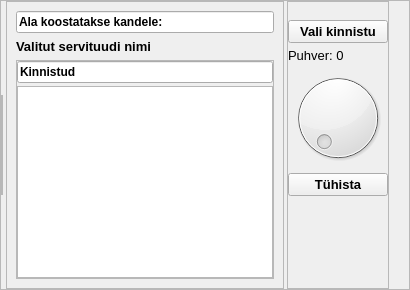
          <widget class="QFrame" name="fSelectedItem">
           <property name="frameShape">
            <enum>QFrame::StyledPanel</enum>
           </property>
           <property name="frameShadow">
            <enum>QFrame::Raised</enum>
           </property>
           <layout class="QHBoxLayout" name="horizontalLayout_3">
            <property name="spacing">
             <number>3</number>
            </property>
            <property name="leftMargin">
             <number>0</number>
            </property>
            <property name="topMargin">
             <number>0</number>
            </property>
            <property name="rightMargin">
             <number>20</number>
            </property>
            <property name="bottomMargin">
             <number>0</number>
            </property>
            <item>
             <widget class="QFrame" name="fItemSelections">
              <property name="minimumSize">
               <size>
                <width>0</width>
                <height>100</height>
               </size>
              </property>
              <property name="maximumSize">
               <size>
                <width>16777215</width>
                <height>100</height>
               </size>
              </property>
              <property name="frameShape">
               <enum>QFrame::StyledPanel</enum>
              </property>
              <property name="frameShadow">
               <enum>QFrame::Raised</enum>
              </property>
              <layout class="QHBoxLayout" name="horizontalLayout_5">
               <property name="spacing">
                <number>5</number>
               </property>
               <property name="leftMargin">
                <number>0</number>
               </property>
               <property name="topMargin">
                <number>0</number>
               </property>
               <property name="rightMargin">
                <number>0</number>
               </property>
               <property name="bottomMargin">
                <number>0</number>
               </property>
              </layout>
             </widget>
            </item>
            <item>
             <widget class="QFrame" name="frame_3">
              <property name="frameShape">
               <enum>QFrame::StyledPanel</enum>
              </property>
              <property name="frameShadow">
               <enum>QFrame::Raised</enum>
              </property>
              <layout class="QVBoxLayout" name="verticalLayout_11">
               <item>
                <widget class="QLineEdit" name="leInfo">
                 <property name="font">
                  <font>
                   <pointsize>9</pointsize>
                   <weight>75</weight>
                   <bold>true</bold>
                   <kerning>true</kerning>
                  </font>
                 </property>
                 <property name="text">
                  <string>Ala koostatakse kandele:</string>
                 </property>
                 <property name="readOnly">
                  <bool>true</bool>
                 </property>
                </widget>
               </item>
               <item>
                <widget class="QLabel" name="lSelectedEasment">
                 <property name="font">
                  <font>
                   <pointsize>10</pointsize>
                   <weight>75</weight>
                   <bold>true</bold>
                  </font>
                 </property>
                 <property name="text">
                  <string>Valitut servituudi nimi</string>
                 </property>
                </widget>
               </item>
               <item>
                <widget class="QFrame" name="frame">
                 <property name="frameShape">
                  <enum>QFrame::StyledPanel</enum>
                 </property>
                 <property name="frameShadow">
                  <enum>QFrame::Raised</enum>
                 </property>
                 <layout class="QVBoxLayout" name="verticalLayout_5">
                  <property name="spacing">
                   <number>3</number>
                  </property>
                  <property name="leftMargin">
                   <number>0</number>
                  </property>
                  <property name="topMargin">
                   <number>0</number>
                  </property>
                  <property name="rightMargin">
                   <number>0</number>
                  </property>
                  <property name="bottomMargin">
                   <number>0</number>
                  </property>
                  <item>
                   <widget class="QLineEdit" name="leSelectedProperties">
                    <property name="font">
                     <font>
                      <pointsize>9</pointsize>
                      <weight>75</weight>
                      <bold>true</bold>
                      <kerning>true</kerning>
                     </font>
                    </property>
                    <property name="text">
                     <string>Kinnistud</string>
                    </property>
                    <property name="readOnly">
                     <bool>true</bool>
                    </property>
                   </widget>
                  </item>
                  <item>
                   <widget class="QTableView" name="tvProperties"/>
                  </item>
                 </layout>
                </widget>
               </item>
              </layout>
             </widget>
            </item>
            <item>
             <widget class="QFrame" name="frame_6">
              <property name="frameShape">
               <enum>QFrame::StyledPanel</enum>
              </property>
              <property name="frameShadow">
               <enum>QFrame::Raised</enum>
              </property>
              <layout class="QVBoxLayout" name="verticalLayout">
               <property name="spacing">
                <number>5</number>
               </property>
               <property name="leftMargin">
                <number>0</number>
               </property>
               <property name="topMargin">
                <number>18</number>
               </property>
               <property name="rightMargin">
                <number>0</number>
               </property>
               <property name="bottomMargin">
                <number>0</number>
               </property>
               <item>
                <widget class="QPushButton" name="pbValiKinnistu">
                 <property name="font">
                  <font>
                   <pointsize>10</pointsize>
                   <weight>75</weight>
                   <bold>true</bold>
                  </font>
                 </property>
                 <property name="text">
                  <string>Vali kinnistu</string>
                 </property>
                 <property name="icon">
                  <iconset>
                   <normaloff>../../../icons/iconoir--map-pin-plus_asukoht.svg</normaloff>../../../icons/iconoir--map-pin-plus_asukoht.svg</iconset>
                 </property>
                 <property name="iconSize">
                  <size>
                   <width>18</width>
                   <height>18</height>
                  </size>
                 </property>
                </widget>
               </item>
               <item>
                <widget class="QLabel" name="label">
                 <property name="font">
                  <font>
                   <pointsize>10</pointsize>
                  </font>
                 </property>
                 <property name="text">
                  <string>Puhver: 0</string>
                 </property>
                </widget>
               </item>
               <item>
                <widget class="QDial" name="dPuhvriSuurus">
                 <property name="sizePolicy">
                  <sizepolicy hsizetype="Fixed" vsizetype="Fixed">
                   <horstretch>0</horstretch>
                   <verstretch>0</verstretch>
                  </sizepolicy>
                 </property>
                </widget>
               </item>
               <item>
                <widget class="QPushButton" name="pbClearCadastrals">
                 <property name="font">
                  <font>
                   <pointsize>10</pointsize>
                   <weight>75</weight>
                   <bold>true</bold>
                  </font>
                 </property>
                 <property name="styleSheet">
                  <string notr="true"/>
                 </property>
                 <property name="text">
                  <string>Tühista</string>
                 </property>
                 <property name="icon">
                  <iconset>
                   <normaloff>../../../icons/Icons_hele/x-circle.svg</normaloff>../../../icons/Icons_hele/x-circle.svg</iconset>
                 </property>
                 <property name="iconSize">
                  <size>
                   <width>16</width>
                   <height>16</height>
                  </size>
                 </property>
                </widget>
               </item>
               <item>
                <spacer name="verticalSpacer_3">
                 <property name="orientation">
                  <enum>Qt::Vertical</enum>
                 </property>
                 <property name="sizeHint" stdset="0">
                  <size>
                   <width>20</width>
                   <height>40</height>
                  </size>
                 </property>
                </spacer>
               </item>
              </layout>
             </widget>
            </item>
           </layout>
          </widget>
